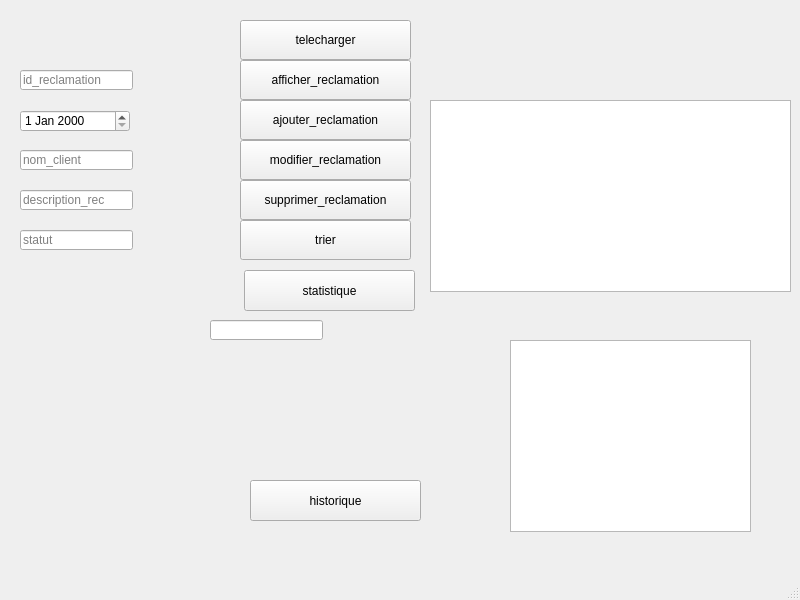
<?xml version="1.0" encoding="UTF-8"?>
<ui version="4.0">
 <class>gestion_recla</class>
 <widget class="QMainWindow" name="gestion_recla">
  <property name="geometry">
   <rect>
    <x>0</x>
    <y>0</y>
    <width>800</width>
    <height>600</height>
   </rect>
  </property>
  <property name="windowTitle">
   <string>gestion_recla</string>
  </property>
  <widget class="QWidget" name="centralwidget">
   <widget class="QPushButton" name="pushButton_7">
    <property name="geometry">
     <rect>
      <x>240</x>
      <y>140</y>
      <width>171</width>
      <height>40</height>
     </rect>
    </property>
    <property name="text">
     <string>modifier_reclamation</string>
    </property>
   </widget>
   <widget class="QLineEdit" name="lineEdit_3">
    <property name="geometry">
     <rect>
      <x>20</x>
      <y>150</y>
      <width>113</width>
      <height>20</height>
     </rect>
    </property>
    <property name="placeholderText">
     <string>nom_client</string>
    </property>
   </widget>
   <widget class="QLineEdit" name="lineEdit">
    <property name="geometry">
     <rect>
      <x>20</x>
      <y>70</y>
      <width>113</width>
      <height>20</height>
     </rect>
    </property>
    <property name="placeholderText">
     <string>id_reclamation</string>
    </property>
   </widget>
   <widget class="QLineEdit" name="lineEdit_4">
    <property name="geometry">
     <rect>
      <x>20</x>
      <y>190</y>
      <width>113</width>
      <height>20</height>
     </rect>
    </property>
    <property name="placeholderText">
     <string>description_rec</string>
    </property>
   </widget>
   <widget class="QPushButton" name="pushButton_5">
    <property name="geometry">
     <rect>
      <x>240</x>
      <y>60</y>
      <width>171</width>
      <height>40</height>
     </rect>
    </property>
    <property name="text">
     <string>afficher_reclamation</string>
    </property>
   </widget>
   <widget class="QLineEdit" name="lineEdit_5">
    <property name="geometry">
     <rect>
      <x>20</x>
      <y>230</y>
      <width>113</width>
      <height>20</height>
     </rect>
    </property>
    <property name="placeholderText">
     <string>statut</string>
    </property>
   </widget>
   <widget class="QPushButton" name="pushButton_8">
    <property name="geometry">
     <rect>
      <x>240</x>
      <y>100</y>
      <width>171</width>
      <height>40</height>
     </rect>
    </property>
    <property name="text">
     <string>ajouter_reclamation</string>
    </property>
   </widget>
   <widget class="QPushButton" name="pushButton_6">
    <property name="geometry">
     <rect>
      <x>240</x>
      <y>180</y>
      <width>171</width>
      <height>40</height>
     </rect>
    </property>
    <property name="text">
     <string>supprimer_reclamation</string>
    </property>
   </widget>
   <widget class="QTableView" name="tableView">
    <property name="geometry">
     <rect>
      <x>430</x>
      <y>100</y>
      <width>361</width>
      <height>192</height>
     </rect>
    </property>
   </widget>
   <widget class="QPushButton" name="trier">
    <property name="geometry">
     <rect>
      <x>240</x>
      <y>220</y>
      <width>171</width>
      <height>40</height>
     </rect>
    </property>
    <property name="text">
     <string>trier</string>
    </property>
   </widget>
   <widget class="QPushButton" name="telecharger">
    <property name="geometry">
     <rect>
      <x>240</x>
      <y>20</y>
      <width>171</width>
      <height>40</height>
     </rect>
    </property>
    <property name="text">
     <string>telecharger</string>
    </property>
   </widget>
   <widget class="QLineEdit" name="le_chercher">
    <property name="geometry">
     <rect>
      <x>210</x>
      <y>320</y>
      <width>113</width>
      <height>20</height>
     </rect>
    </property>
   </widget>
   <widget class="QDateEdit" name="lineEdit_2">
    <property name="geometry">
     <rect>
      <x>20</x>
      <y>110</y>
      <width>110</width>
      <height>22</height>
     </rect>
    </property>
   </widget>
   <widget class="QLabel" name="label_stat">
    <property name="geometry">
     <rect>
      <x>456</x>
      <y>23</y>
      <width>301</width>
      <height>261</height>
     </rect>
    </property>
    <property name="text">
     <string/>
    </property>
   </widget>
   <widget class="QPushButton" name="statistique">
    <property name="geometry">
     <rect>
      <x>244</x>
      <y>270</y>
      <width>171</width>
      <height>41</height>
     </rect>
    </property>
    <property name="text">
     <string>statistique</string>
    </property>
   </widget>
   <widget class="QTableView" name="tableViewHistorique">
    <property name="geometry">
     <rect>
      <x>510</x>
      <y>340</y>
      <width>241</width>
      <height>192</height>
     </rect>
    </property>
   </widget>
   <widget class="QPushButton" name="historique">
    <property name="geometry">
     <rect>
      <x>250</x>
      <y>480</y>
      <width>171</width>
      <height>41</height>
     </rect>
    </property>
    <property name="text">
     <string>historique</string>
    </property>
   </widget>
  </widget>
  <widget class="QMenuBar" name="menubar">
   <property name="geometry">
    <rect>
     <x>0</x>
     <y>0</y>
     <width>800</width>
     <height>22</height>
    </rect>
   </property>
  </widget>
  <widget class="QStatusBar" name="statusbar"/>
 </widget>
 <resources/>
 <connections/>
</ui>
